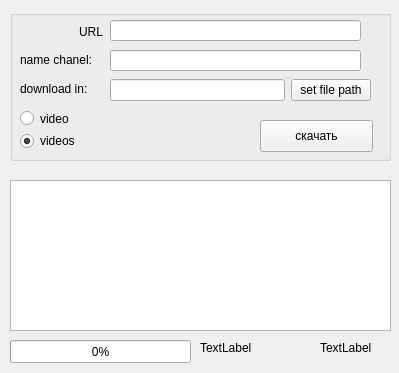
<?xml version="1.0" encoding="UTF-8"?>
<ui version="4.0">
 <class>Form</class>
 <widget class="QWidget" name="Form">
  <property name="geometry">
   <rect>
    <x>0</x>
    <y>0</y>
    <width>399</width>
    <height>373</height>
   </rect>
  </property>
  <property name="windowTitle">
   <string>Form</string>
  </property>
  <widget class="QGroupBox" name="groupBox_2">
   <property name="geometry">
    <rect>
     <x>10</x>
     <y>10</y>
     <width>381</width>
     <height>151</height>
    </rect>
   </property>
   <property name="title">
    <string/>
   </property>
   <widget class="QPushButton" name="pushButton">
    <property name="geometry">
     <rect>
      <x>250</x>
      <y>110</y>
      <width>113</width>
      <height>32</height>
     </rect>
    </property>
    <property name="text">
     <string>скачать</string>
    </property>
   </widget>
   <widget class="QWidget" name="verticalLayoutWidget">
    <property name="geometry">
     <rect>
      <x>10</x>
      <y>100</y>
      <width>111</width>
      <height>39</height>
     </rect>
    </property>
    <layout class="QVBoxLayout" name="verticalLayout">
     <item>
      <widget class="QRadioButton" name="radioButton_2">
       <property name="text">
        <string>video</string>
       </property>
      </widget>
     </item>
     <item>
      <widget class="QRadioButton" name="radioButton">
       <property name="text">
        <string>videos</string>
       </property>
       <property name="checked">
        <bool>true</bool>
       </property>
      </widget>
     </item>
    </layout>
   </widget>
   <widget class="QLineEdit" name="lineEdit">
    <property name="geometry">
     <rect>
      <x>100</x>
      <y>10</y>
      <width>251</width>
      <height>21</height>
     </rect>
    </property>
   </widget>
   <widget class="QLineEdit" name="lineEdit_2">
    <property name="geometry">
     <rect>
      <x>100</x>
      <y>40</y>
      <width>251</width>
      <height>21</height>
     </rect>
    </property>
   </widget>
   <widget class="QWidget" name="verticalLayoutWidget_2">
    <property name="geometry">
     <rect>
      <x>10</x>
      <y>10</y>
      <width>83</width>
      <height>80</height>
     </rect>
    </property>
    <layout class="QVBoxLayout" name="verticalLayout_2">
     <item alignment="Qt::AlignRight">
      <widget class="QLabel" name="label">
       <property name="text">
        <string>URL</string>
       </property>
      </widget>
     </item>
     <item>
      <widget class="QLabel" name="label_2">
       <property name="text">
        <string>name chanel:</string>
       </property>
      </widget>
     </item>
     <item>
      <widget class="QLabel" name="label_3">
       <property name="text">
        <string>download in:</string>
       </property>
      </widget>
     </item>
    </layout>
   </widget>
   <widget class="QWidget" name="horizontalLayoutWidget">
    <property name="geometry">
     <rect>
      <x>100</x>
      <y>60</y>
      <width>261</width>
      <height>41</height>
     </rect>
    </property>
    <layout class="QHBoxLayout" name="horizontalLayout">
     <item>
      <widget class="QLineEdit" name="lineEdit_3">
       <property name="text">
        <string/>
       </property>
      </widget>
     </item>
     <item>
      <widget class="QPushButton" name="pushButton_2">
       <property name="text">
        <string>set file path</string>
       </property>
      </widget>
     </item>
    </layout>
   </widget>
  </widget>
  <widget class="QProgressBar" name="progressBar">
   <property name="geometry">
    <rect>
     <x>10</x>
     <y>340</y>
     <width>181</width>
     <height>23</height>
    </rect>
   </property>
   <property name="value">
    <number>0</number>
   </property>
  </widget>
  <widget class="QLabel" name="progress_bar_text">
   <property name="geometry">
    <rect>
     <x>200</x>
     <y>340</y>
     <width>81</width>
     <height>16</height>
    </rect>
   </property>
   <property name="text">
    <string>TextLabel</string>
   </property>
  </widget>
  <widget class="QListWidget" name="listWidget">
   <property name="geometry">
    <rect>
     <x>10</x>
     <y>180</y>
     <width>381</width>
     <height>151</height>
    </rect>
   </property>
   <property name="toolTip">
    <string>&lt;html&gt;&lt;head/&gt;&lt;body&gt;&lt;p&gt;&lt;br/&gt;&lt;/p&gt;&lt;/body&gt;&lt;/html&gt;</string>
   </property>
   <property name="whatsThis">
    <string>&lt;html&gt;&lt;head/&gt;&lt;body&gt;&lt;p&gt;&lt;br/&gt;&lt;/p&gt;&lt;/body&gt;&lt;/html&gt;</string>
   </property>
   <property name="qwwqewqe" stdset="0">
    <string/>
   </property>
  </widget>
  <widget class="QLabel" name="version_lable">
   <property name="geometry">
    <rect>
     <x>320</x>
     <y>340</y>
     <width>60</width>
     <height>16</height>
    </rect>
   </property>
   <property name="text">
    <string>TextLabel</string>
   </property>
  </widget>
 </widget>
 <resources/>
 <connections/>
</ui>
